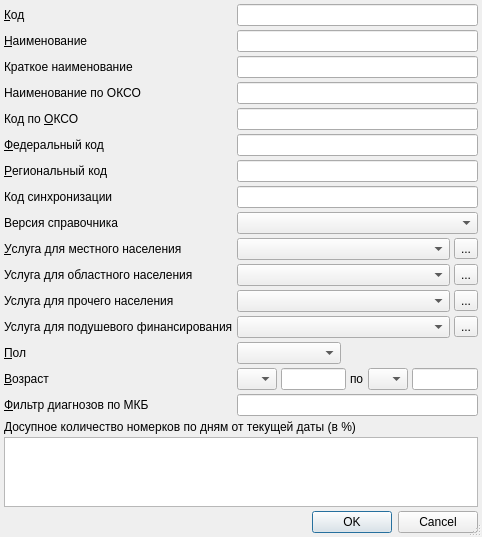
<?xml version="1.0" encoding="UTF-8"?>
<ui version="4.0">
 <class>ItemEditorDialog</class>
 <widget class="QDialog" name="ItemEditorDialog">
  <property name="geometry">
   <rect>
    <x>0</x>
    <y>0</y>
    <width>482</width>
    <height>509</height>
   </rect>
  </property>
  <property name="windowTitle">
   <string>ChangeMe!</string>
  </property>
  <property name="sizeGripEnabled">
   <bool>true</bool>
  </property>
  <layout class="QGridLayout" name="gridLayout">
   <property name="margin">
    <number>4</number>
   </property>
   <property name="spacing">
    <number>4</number>
   </property>
   <item row="4" column="1" colspan="3">
    <widget class="QLineEdit" name="edtOKSOCode"/>
   </item>
   <item row="5" column="0">
    <widget class="QLabel" name="lblFederalCode">
     <property name="text">
      <string>&amp;Федеральный код</string>
     </property>
     <property name="buddy">
      <cstring>edtFederalCode</cstring>
     </property>
    </widget>
   </item>
   <item row="8" column="0">
    <widget class="QLabel" name="lblVersSpec">
     <property name="text">
      <string>Версия справочника</string>
     </property>
     <property name="buddy">
      <cstring>cmbVersSpec</cstring>
     </property>
    </widget>
   </item>
   <item row="14" column="0">
    <widget class="QLabel" name="lblSex">
     <property name="text">
      <string>&amp;Пол</string>
     </property>
     <property name="buddy">
      <cstring>cmbSex</cstring>
     </property>
    </widget>
   </item>
   <item row="10" column="1" colspan="2">
    <widget class="CRBComboBox" name="cmbProvinceService"/>
   </item>
   <item row="8" column="1" colspan="3">
    <widget class="QComboBox" name="cmbVersSpec">
     <item>
      <property name="text">
       <string/>
      </property>
     </item>
     <item>
      <property name="text">
       <string>V004</string>
      </property>
     </item>
     <item>
      <property name="text">
       <string>V015</string>
      </property>
     </item>
    </widget>
   </item>
   <item row="1" column="0">
    <widget class="QLabel" name="lblName">
     <property name="text">
      <string>&amp;Наименование</string>
     </property>
     <property name="buddy">
      <cstring>edtName</cstring>
     </property>
    </widget>
   </item>
   <item row="5" column="1" colspan="3">
    <widget class="QLineEdit" name="edtFederalCode"/>
   </item>
   <item row="9" column="1" colspan="2">
    <widget class="CRBComboBox" name="cmbLocalService"/>
   </item>
   <item row="14" column="1">
    <widget class="QComboBox" name="cmbSex">
     <item>
      <property name="text">
       <string/>
      </property>
     </item>
     <item>
      <property name="text">
       <string>М</string>
      </property>
     </item>
     <item>
      <property name="text">
       <string>Ж</string>
      </property>
     </item>
    </widget>
   </item>
   <item row="13" column="0">
    <spacer name="verticalSpacer">
     <property name="orientation">
      <enum>Qt::Vertical</enum>
     </property>
     <property name="sizeHint" stdset="0">
      <size>
       <width>20</width>
       <height>40</height>
      </size>
     </property>
    </spacer>
   </item>
   <item row="10" column="0">
    <widget class="QLabel" name="lblProvinceService">
     <property name="text">
      <string>Услуга для областного населения</string>
     </property>
     <property name="buddy">
      <cstring>cmbProvinceService</cstring>
     </property>
    </widget>
   </item>
   <item row="16" column="0">
    <widget class="QLabel" name="lblMKBFilter">
     <property name="text">
      <string>&amp;Фильтр диагнозов по МКБ</string>
     </property>
     <property name="buddy">
      <cstring>edtMKBFilter</cstring>
     </property>
    </widget>
   </item>
   <item row="14" column="2" colspan="2">
    <spacer>
     <property name="orientation">
      <enum>Qt::Horizontal</enum>
     </property>
     <property name="sizeHint" stdset="0">
      <size>
       <width>141</width>
       <height>20</height>
      </size>
     </property>
    </spacer>
   </item>
   <item row="2" column="1" colspan="3">
    <widget class="QLineEdit" name="edtShortName"/>
   </item>
   <item row="3" column="0">
    <widget class="QLabel" name="lblName_2">
     <property name="text">
      <string>Наименование по ОКСО</string>
     </property>
     <property name="buddy">
      <cstring>edtOKSOName</cstring>
     </property>
    </widget>
   </item>
   <item row="2" column="0">
    <widget class="QLabel" name="lblShortName">
     <property name="text">
      <string>Краткое наименование</string>
     </property>
    </widget>
   </item>
   <item row="7" column="0">
    <widget class="QLabel" name="lblSyncGUID">
     <property name="text">
      <string>Код синхронизации</string>
     </property>
    </widget>
   </item>
   <item row="7" column="1" colspan="3">
    <widget class="QLineEdit" name="edtSyncGUID"/>
   </item>
   <item row="6" column="0">
    <widget class="QLabel" name="lblRegionalCode">
     <property name="text">
      <string>&amp;Региональный код</string>
     </property>
     <property name="buddy">
      <cstring>edtRegionalCode</cstring>
     </property>
    </widget>
   </item>
   <item row="6" column="1" colspan="3">
    <widget class="QLineEdit" name="edtRegionalCode"/>
   </item>
   <item row="16" column="1" colspan="3">
    <widget class="QLineEdit" name="edtMKBFilter"/>
   </item>
   <item row="18" column="0">
    <spacer>
     <property name="orientation">
      <enum>Qt::Vertical</enum>
     </property>
     <property name="sizeHint" stdset="0">
      <size>
       <width>73</width>
       <height>16</height>
      </size>
     </property>
    </spacer>
   </item>
   <item row="21" column="0" colspan="4">
    <widget class="QDialogButtonBox" name="buttonBox">
     <property name="orientation">
      <enum>Qt::Horizontal</enum>
     </property>
     <property name="standardButtons">
      <set>QDialogButtonBox::Cancel|QDialogButtonBox::Ok</set>
     </property>
    </widget>
   </item>
   <item row="11" column="0">
    <widget class="QLabel" name="lblOtherService">
     <property name="text">
      <string>Услуга для прочего населения</string>
     </property>
     <property name="buddy">
      <cstring>cmbOtherService</cstring>
     </property>
    </widget>
   </item>
   <item row="0" column="0">
    <widget class="QLabel" name="lblCode">
     <property name="text">
      <string>&amp;Код</string>
     </property>
     <property name="buddy">
      <cstring>edtCode</cstring>
     </property>
    </widget>
   </item>
   <item row="11" column="3">
    <widget class="QToolButton" name="btnSelectOtherService">
     <property name="text">
      <string>...</string>
     </property>
    </widget>
   </item>
   <item row="9" column="3">
    <widget class="QToolButton" name="btnSelectLocalService">
     <property name="text">
      <string>...</string>
     </property>
    </widget>
   </item>
   <item row="0" column="1" colspan="3">
    <widget class="QLineEdit" name="edtCode"/>
   </item>
   <item row="15" column="1" colspan="3">
    <layout class="QHBoxLayout" name="horizontalLayout">
     <property name="spacing">
      <number>4</number>
     </property>
     <item>
      <widget class="QComboBox" name="cmbBegAgeUnit">
       <item>
        <property name="text">
         <string/>
        </property>
       </item>
       <item>
        <property name="text">
         <string>Д</string>
        </property>
       </item>
       <item>
        <property name="text">
         <string>Н</string>
        </property>
       </item>
       <item>
        <property name="text">
         <string>М</string>
        </property>
       </item>
       <item>
        <property name="text">
         <string>Г</string>
        </property>
       </item>
      </widget>
     </item>
     <item>
      <widget class="QLineEdit" name="edtBegAgeCount">
       <property name="inputMask">
        <string>000; </string>
       </property>
       <property name="maxLength">
        <number>3</number>
       </property>
      </widget>
     </item>
     <item>
      <widget class="QLabel" name="lblAgeSep">
       <property name="text">
        <string>по</string>
       </property>
       <property name="buddy">
        <cstring>cmbEndAgeUnit</cstring>
       </property>
      </widget>
     </item>
     <item>
      <widget class="QComboBox" name="cmbEndAgeUnit">
       <item>
        <property name="text">
         <string/>
        </property>
       </item>
       <item>
        <property name="text">
         <string>Д</string>
        </property>
       </item>
       <item>
        <property name="text">
         <string>Н</string>
        </property>
       </item>
       <item>
        <property name="text">
         <string>М</string>
        </property>
       </item>
       <item>
        <property name="text">
         <string>Г</string>
        </property>
       </item>
      </widget>
     </item>
     <item>
      <widget class="QLineEdit" name="edtEndAgeCount">
       <property name="inputMask">
        <string>000; </string>
       </property>
       <property name="maxLength">
        <number>3</number>
       </property>
      </widget>
     </item>
    </layout>
   </item>
   <item row="3" column="1" colspan="3">
    <widget class="QLineEdit" name="edtOKSOName"/>
   </item>
   <item row="10" column="3">
    <widget class="QToolButton" name="btnSelectProvinceService">
     <property name="text">
      <string>...</string>
     </property>
    </widget>
   </item>
   <item row="11" column="1" colspan="2">
    <widget class="CRBComboBox" name="cmbOtherService"/>
   </item>
   <item row="15" column="0">
    <widget class="QLabel" name="lblAge">
     <property name="text">
      <string>&amp;Возраст</string>
     </property>
     <property name="buddy">
      <cstring>cmbBegAgeUnit</cstring>
     </property>
    </widget>
   </item>
   <item row="4" column="0">
    <widget class="QLabel" name="lblName_3">
     <property name="text">
      <string>Код по &amp;ОКСО</string>
     </property>
     <property name="buddy">
      <cstring>edtOKSOCode</cstring>
     </property>
    </widget>
   </item>
   <item row="1" column="1" colspan="3">
    <widget class="QLineEdit" name="edtName"/>
   </item>
   <item row="12" column="0">
    <widget class="QLabel" name="label">
     <property name="text">
      <string>Услуга для подушевого финансирования</string>
     </property>
    </widget>
   </item>
   <item row="12" column="1" colspan="2">
    <widget class="CRBComboBox" name="cmbFundingService"/>
   </item>
   <item row="12" column="3">
    <widget class="QToolButton" name="btnSelectFundingService">
     <property name="text">
      <string>...</string>
     </property>
    </widget>
   </item>
   <item row="9" column="0">
    <widget class="QLabel" name="lblLocalService">
     <property name="text">
      <string>&amp;Услуга для местного населения</string>
     </property>
     <property name="buddy">
      <cstring>cmbLocalService</cstring>
     </property>
    </widget>
   </item>
   <item row="19" column="0" colspan="4">
    <layout class="QGridLayout" name="gridLayout_2">
     <property name="spacing">
      <number>3</number>
     </property>
     <item row="0" column="0">
      <widget class="QLabel" name="label_2">
       <property name="text">
        <string>Досупное количество номерков по дням от текущей даты (в %)</string>
       </property>
      </widget>
     </item>
     <item row="1" column="0">
      <widget class="CItemListView" name="tblQueueShare"/>
     </item>
    </layout>
   </item>
  </layout>
 </widget>
 <customwidgets>
  <customwidget>
   <class>CRBComboBox</class>
   <extends>QComboBox</extends>
   <header>library/crbcombobox.h</header>
  </customwidget>
  <customwidget>
   <class>CItemListView</class>
   <extends>QTableView</extends>
   <header>library/ItemListView.h</header>
  </customwidget>
 </customwidgets>
 <tabstops>
  <tabstop>edtCode</tabstop>
  <tabstop>edtName</tabstop>
  <tabstop>edtShortName</tabstop>
  <tabstop>edtOKSOName</tabstop>
  <tabstop>edtOKSOCode</tabstop>
  <tabstop>edtFederalCode</tabstop>
  <tabstop>edtRegionalCode</tabstop>
  <tabstop>cmbVersSpec</tabstop>
  <tabstop>cmbLocalService</tabstop>
  <tabstop>btnSelectLocalService</tabstop>
  <tabstop>cmbProvinceService</tabstop>
  <tabstop>btnSelectProvinceService</tabstop>
  <tabstop>cmbOtherService</tabstop>
  <tabstop>btnSelectOtherService</tabstop>
  <tabstop>cmbSex</tabstop>
  <tabstop>cmbBegAgeUnit</tabstop>
  <tabstop>edtBegAgeCount</tabstop>
  <tabstop>cmbEndAgeUnit</tabstop>
  <tabstop>edtEndAgeCount</tabstop>
  <tabstop>edtMKBFilter</tabstop>
  <tabstop>buttonBox</tabstop>
 </tabstops>
 <resources/>
 <connections>
  <connection>
   <sender>buttonBox</sender>
   <signal>accepted()</signal>
   <receiver>ItemEditorDialog</receiver>
   <slot>accept()</slot>
   <hints>
    <hint type="sourcelabel">
     <x>168</x>
     <y>372</y>
    </hint>
    <hint type="destinationlabel">
     <x>117</x>
     <y>106</y>
    </hint>
   </hints>
  </connection>
  <connection>
   <sender>buttonBox</sender>
   <signal>rejected()</signal>
   <receiver>ItemEditorDialog</receiver>
   <slot>reject()</slot>
   <hints>
    <hint type="sourcelabel">
     <x>248</x>
     <y>372</y>
    </hint>
    <hint type="destinationlabel">
     <x>247</x>
     <y>107</y>
    </hint>
   </hints>
  </connection>
 </connections>
</ui>
